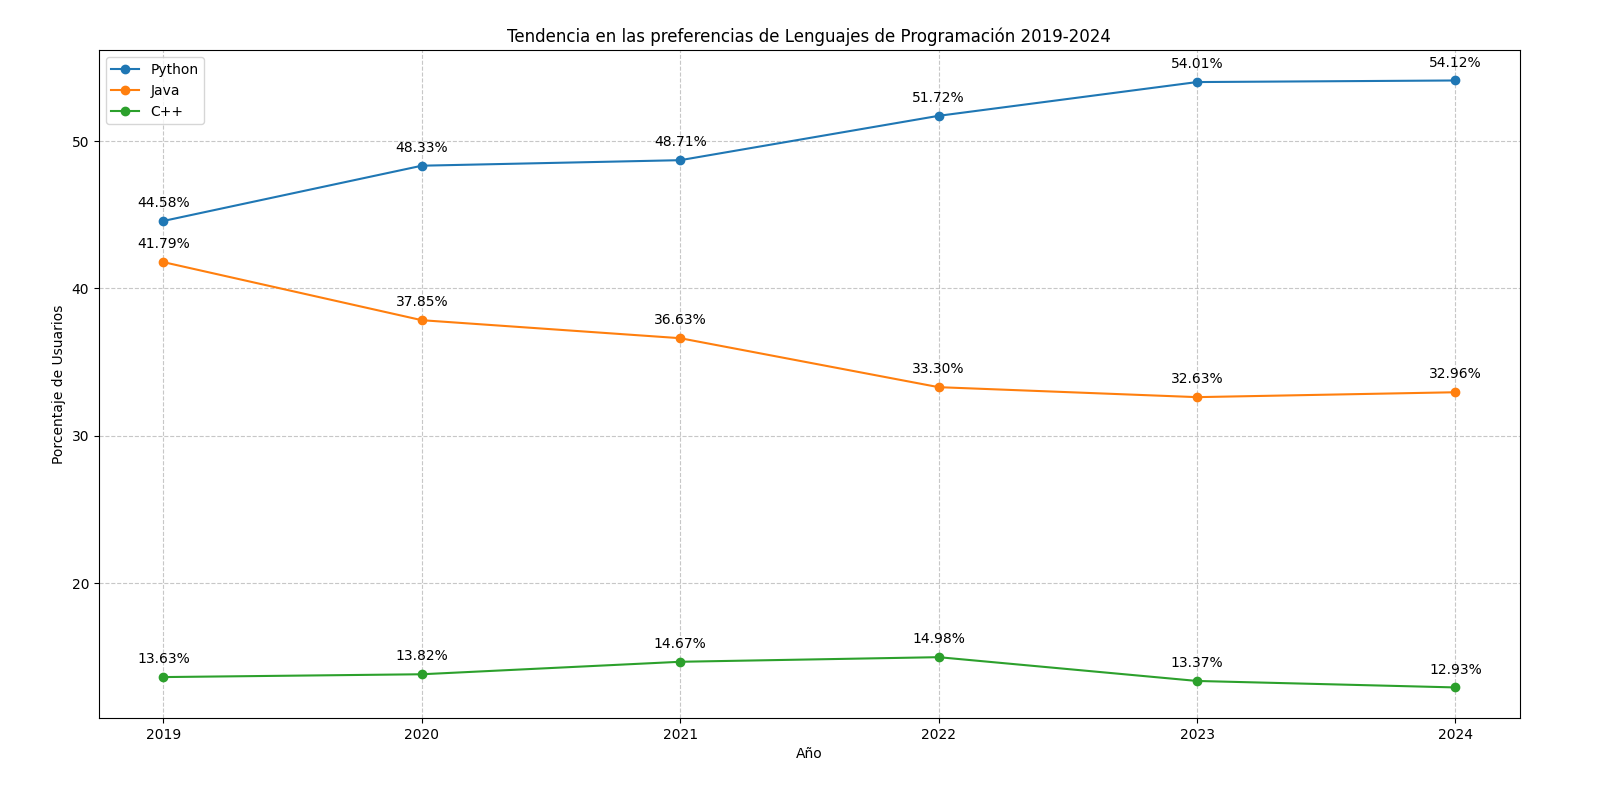

Source code (Python):
import pandas as pd
import matplotlib.pyplot as plt

# Cargar el dataset
df = pd.read_csv('programming_language_trend_over_time.csv')

# Convertir la columna 'Week' a tipo datetime y extraer el año
df['Week'] = pd.to_datetime(df['Week'])
df['Year'] = df['Week'].dt.year

# Calcular el total de usuarios por fecha
df['Total'] = df['Python'] + df['Java'] + df['C++']

# Calcular el porcentaje de usuarios para cada lenguaje en cada fecha
df['Python_pct'] = (df['Python'] / df['Total']) * 100
df['Java_pct'] = (df['Java'] / df['Total']) * 100
df['C++_pct'] = (df['C++'] / df['Total']) * 100

# Calcular el promedio de los porcentajes para cada lenguaje por año
mean_by_year = df.groupby('Year')[['Python_pct', 'Java_pct', 'C++_pct']].mean().reset_index()

# Crear un gráfico de líneas para visualizar la tendencia por año para cada lenguaje de programación
plt.figure(figsize=(10, 6))

plt.plot(mean_by_year['Year'], mean_by_year['Python_pct'], marker='o', label='Python')
plt.plot(mean_by_year['Year'], mean_by_year['Java_pct'], marker='o', label='Java')
plt.plot(mean_by_year['Year'], mean_by_year['C++_pct'], marker='o', label='C++')

# Agregar etiquetas flotantes para mostrar los valores exactos en cada punto
for i, year in enumerate(mean_by_year['Year']):
    plt.annotate(f'{mean_by_year.iloc[i]["Python_pct"]:.2f}%', (year, mean_by_year.iloc[i]['Python_pct']), textcoords="offset points", xytext=(0,10), ha='center')

for i, year in enumerate(mean_by_year['Year']):
    plt.annotate(f'{mean_by_year.iloc[i]["Java_pct"]:.2f}%', (year, mean_by_year.iloc[i]['Java_pct']), textcoords="offset points", xytext=(0,10), ha='center')

for i, year in enumerate(mean_by_year['Year']):
    plt.annotate(f'{mean_by_year.iloc[i]["C++_pct"]:.2f}%', (year, mean_by_year.iloc[i]['C++_pct']), textcoords="offset points", xytext=(0,10), ha='center')

plt.title('Tendencia en las preferencias de Lenguajes de Programación 2019-2024')
plt.xlabel('Año')
plt.ylabel('Porcentaje de Usuarios')
plt.xticks(mean_by_year['Year'])
plt.legend()
plt.grid(True, linestyle='--', alpha=0.7)
plt.tight_layout()
plt.show()
